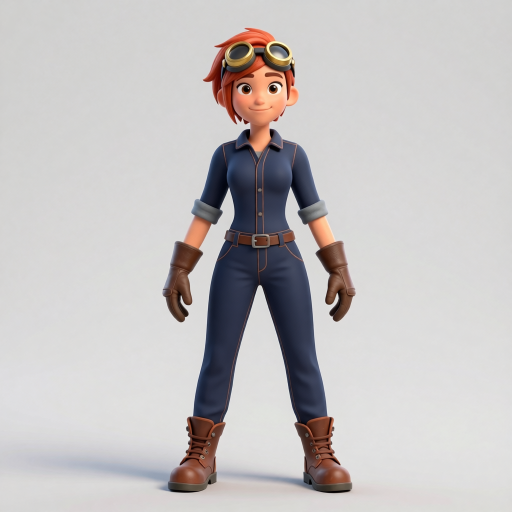
#> input picture ejemplos/personajes/cris/trabajo/imagen/cand_104.png, 1024 x 1024 px (shown at 1/2 size); its folder holds only this picture in this run
$ python -i revisar.py   (imports and definitions only)
#> lines starting #> are read from the running program, lines starting #| are printed output that depends on the picture
# Hoja de control de un personaje terminado (paso `revisar`): lo que hay que mirar antes de darlo por bueno, en una
# sola imagen -> trabajo/revision.png. Filas: cabeza de costado (idle, caminata, correr: ¿mira al frente o al
# cielo?), brazos (codos doblados en caminata, correr, golpe y bloqueo: ¿plastilina?), caminata iso de frente (¿pies
# muy separados, rodillas juntas, puntas adentro?), espalda iso (lo que inventó UltraTex), poses clave y revés (el
# interior de la malla a la vista, en magenta: lo renderiza `blender` en trabajo/reves/).
import json, os
from PIL import Image, ImageChops, ImageDraw, ImageFont

FONDO = (120, 120, 120, 255)
ALTO = 260


# [16 lines left out: functions _fuente, _union, not called in this run]


def _celda(hoja, f, fw, fh, columnas=13):
    r, c = divmod(f, columnas)
    return hoja.crop((c * fw, r * fh, (c + 1) * fw, (r + 1) * fh))


# [19 lines left out: functions _recorte, _fila, not called in this run]


# % de la figura en magenta a partir del cual avisar, sin contar rodar (de abajo se ve siempre el interior de sombreros
# y cascos). Escaneo de los 40 personajes (2026-10-22): la mayoría < 2 %; con defectos a la vista, 3-28 % (un chibi y
# un lobo con pantalón ancho: el pantalón al agacharse; otro chibi: la suela; un pájaro chibi: cabeza y pecho
# borrados, ver modelo.normales)
UMBRAL_REVES = 3.0


def porcentaje_reves(img):
    """% de los píxeles opacos de un render de trabajo/reves/ que son magenta (caras de atrás)."""
    r, g, b, a = img.split()
    opaco = a.point(lambda v: 255 if v > 128 else 0)
    mag = ImageChops.multiply(ImageChops.multiply(r.point(lambda v: 255 if v > 200 else 0),
                                                  g.point(lambda v: 255 if v < 70 else 0)),
                              ImageChops.multiply(b.point(lambda v: 255 if v > 200 else 0), opaco))
    return 100 * mag.histogram()[255] / max(1, opaco.histogram()[255])


# [55 lines left out: function revisar, not called in this run]

>>> import cv2
>>> picture = cv2.imread('../../ejemplos/personajes/cris/trabajo/imagen/cand_104.png', cv2.IMREAD_GRAYSCALE)
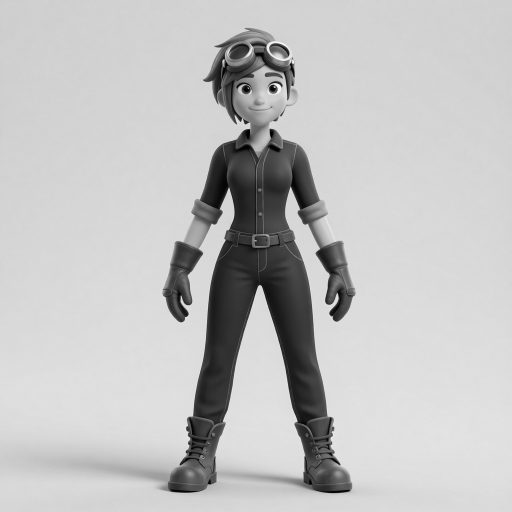
#> picture: shape (1024, 1024) (shown at 1/2 size); min 0, max 250, mean 192.9
#> (the run stopped early here; a loop or call above may not have finished)

$ run again, on ejemplos/personajes/cris/trabajo/imagen/vista_left.png
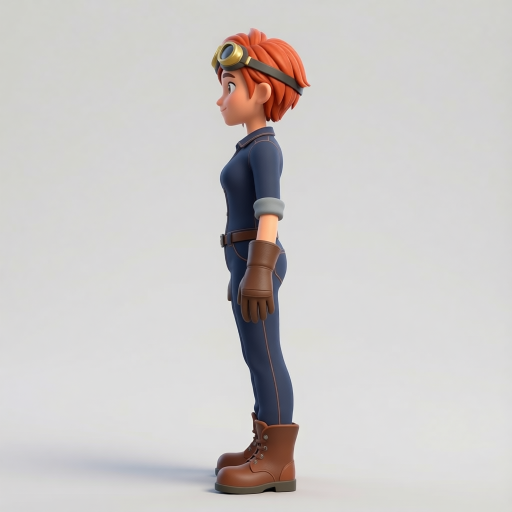
#> input picture ejemplos/personajes/cris/trabajo/imagen/vista_left.png, 1024 x 1024 px (shown at 1/2 size)
#> `picture = cv2.imread('../../ejemplos/personajes/cris/trabajo/imagen/ca..`:
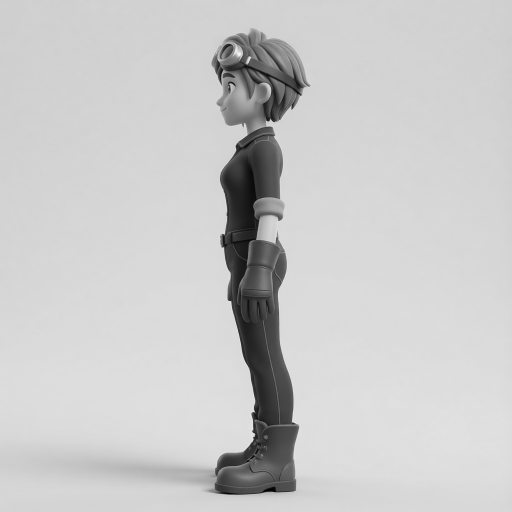
#> picture: shape (1024, 1024) (shown at 1/2 size); min 0, max 248, mean 201.5
